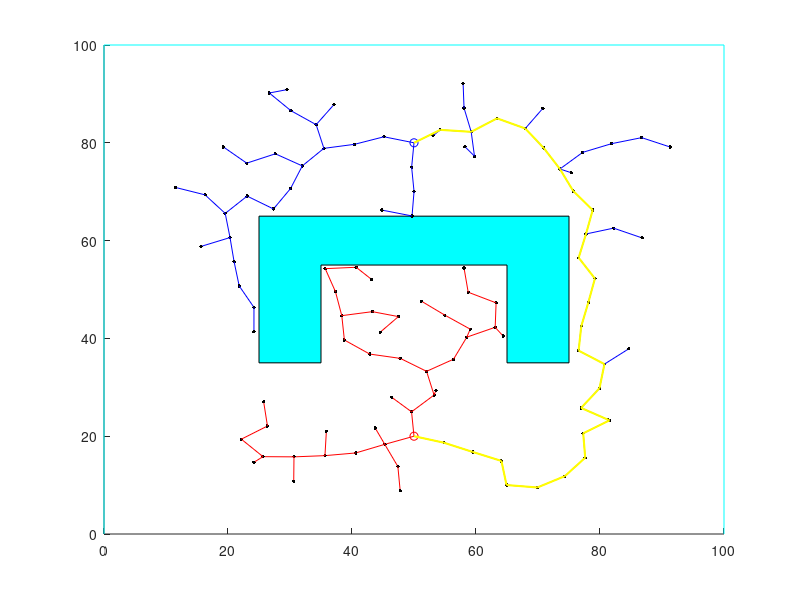

The MATLAB script that drew this image:
function  Test
myrrt();
end

function  myrrt
start_point = [50 20];
goal_point = [50 80];
seg_length = 5;
% [x_position y_position parent_node_row_num from_start_to_this_total_path_length]
treeA = [start_point 0 0];
treeB=[goal_point 0 0];
for i=1:4000
   rand_point=rand(1,2)*100;
   [index, len]= nearest(treeA, rand_point);
   
   if len>seg_length
        new_point = treeA(index,1:2)+(rand_point-treeA(index,1:2))*seg_length/len;
        len = seg_length;
   else
       new_point=rand_point;
   end
   
   if ~ is_collision(treeA(index,1:2), new_point)
       new_node = [new_point index len+treeA(index,4)];
       %tree=[tree; new_node];
       treeA(end+1,:) = new_node;
   else
       [treeA,treeB]=swap(treeA,treeB);
       continue;
   end
   
   [index, len]= nearest(treeB, new_point);
   if len>seg_length
        new_point2 = treeB(index,1:2)+(new_point-treeB(index,1:2))*seg_length/len;
        len = seg_length;
   elseif len == 0%attension !maybe happen
       final_path = extract_path(treeA, treeB(1:index,:),2);
       break;
   else
       new_point2=new_point;     
   end
   
   if ~ is_collision(treeB(index,1:2), new_point2)
       new_node = [new_point2 index len+treeB(index,4)];
       treeB(end+1,:) = new_node;
       connect_flag = is_connected(new_point,new_point2);
       
       if connect_flag
           final_path = extract_path(treeA, treeB,connect_flag);
           break;
       end     
       
   end
   
    [treeA,treeB]=swap(treeA,treeB);
    
end

figure;
hold on;
plot_world();
plot_trees(treeA,treeB);
if connect_flag
   fprintf("path found %d inters %d path_segs\n",i, size(final_path,1));
   plot_final_path(final_path);
   
else
    fprintf("path not found after about %d inters\n",i);
end
hold off;
end

function  plot_world()
plot([0 0 100 100], [0 100 100 0],'c-');%cyan
fill([35 25 25 75 75 65 65 35 35], [35 35 65 65 35 35 55 55 35],'c');
end

function plot_trees(treeA,treeB)
%tree hardly has only one elements except that two root very close and fist sample the goal

for i=1:size(treeA,1)
    if i==1
        plot(treeA(1,1),treeA(1,2),'or');
    else
        index = treeA(i,3);
        plot([treeA(i,1) treeA(index,1)],[treeA(i,2),treeA(index,2)], 'r-');
        plot(treeA(i,1),treeA(i,2), 'k.', 'MarkerSize', 8);
    end
end

for i=1:size(treeB,1)
    if i==1
        plot(treeB(1,1),treeB(1,2),'ob');
    else
        index = treeB(i,3);
        plot([treeB(i,1) treeB(index,1)],[treeB(i,2),treeB(index,2)], 'b-');
        plot(treeB(i,1),treeB(i,2), 'k.', 'MarkerSize', 8);
    end
end

end

function plot_final_path(final_path)
plot(final_path(:,1), final_path(:,2), 'y-', 'LineWidth', 1.5);    
end


function final_path = extract_path(treeA, treeB,connect_flag)
goal_point = [50,80];
if treeA(1,1) == goal_point(1) && treeA(1,2) == goal_point(2)
    %not ok to write like "tree(1,1:2)==goal_point"
    [treeA,treeB]=swap(treeA, treeB);
end

pathA = treeA(end, 1:2);
parent_index = treeA(end,3);
while parent_index~= 0
    pathA(end+1,:) = treeA(parent_index,1:2);
    parent_index = treeA(parent_index,3);
end
[row,col] = size(pathA);
tempA = zeros(row,col);
for i=1:row
tempA(i,:) = pathA(row-i+1,:);
end

pathB = treeB(end, 1:2);
parent_index = treeB(end,3);
while parent_index~= 0
    pathB(end+1,:) = treeB(parent_index,1:2);
    parent_index = treeB(parent_index,3);
end

if connect_flag ==1
    final_path = [tempA; pathB];
elseif connect_flag == 2
    final_path = [tempA;pathB(2:end,:)];
end

end

function [outA, outB] = swap(inA, inB)
outA=inB;
outB=inA;
end

function [index,len] = nearest(tree, point)
temp=tree(:,1:2)-ones(size(tree,1),1)*point;
temp2=temp.^2;
[~,index] = min(temp2(:,1)+temp2(:,2));
len = norm(point-tree(index,1:2));
end

function flag = is_collision(near_point, new_point)
seg_len = 1;
len = norm(new_point - near_point);
seg_num = floor(len/seg_len);
remain = mod(len, seg_len);
unit = (new_point-near_point)/len;
for i = 1:seg_num
    temp_point = near_point + i*seg_len*unit;
    if in_obstacles(temp_point)
        flag = 1;
        return;
    end
    
end
if remain ~= 0
    if in_obstacles(new_point)
        flag = 1;
        return;
    end
end

flag = 0;%no collison
end

function flag = in_obstacles(point)
flag=0;
x=point(1,1);
y=point(1,2);
if (25<x)&&(x<75)&&(35<y)&&(y<65)&&~((35<x)&&(x<65)&&(35<y)&&(y<55))
    flag = 1;
end
end

function flag = is_connected(point1,point2)
seg_len = 5;
len = norm(point1-point2);
if len>seg_len
  flag  = 0;
  return;
elseif len == 0
    flag = 2;
    return;
else
    if is_collision(point1, point2)
        flag = 0;
    else
        flag = 1;
    end
end

end

